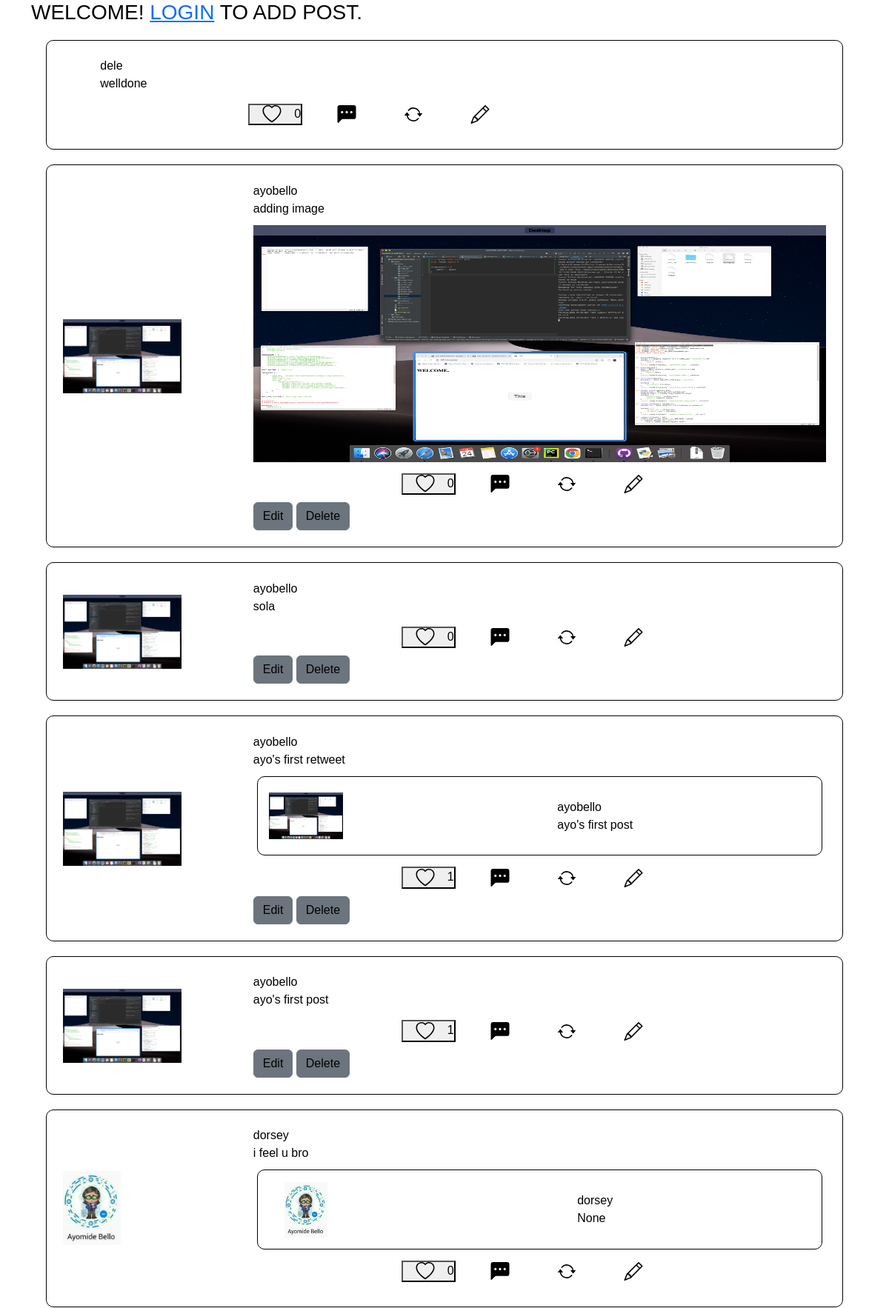
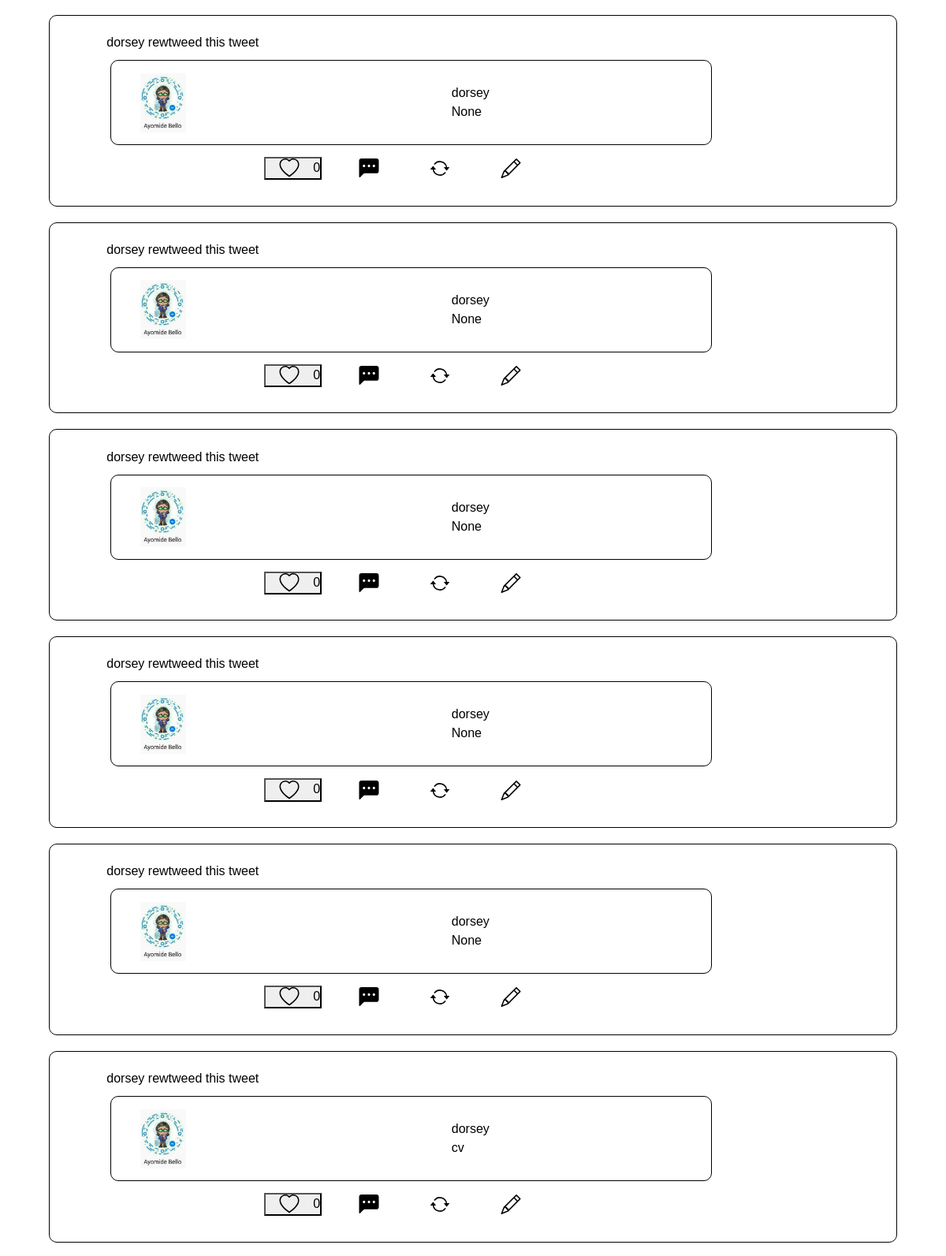
/ (signed in, upper part), run on the app's committed database (2 pictures, top to bottom).
### blog/models.py (models this page shows, shortened)
class Post(models.Model):
    author = models.ForeignKey(settings.AUTH_USER_MODEL, on_delete=models.CASCADE)
    tweet = models.TextField(blank=True, null=True)
    parent = models.ForeignKey(
        "self", on_delete=models.CASCADE, related_name='parenttweet', null=True, blank=True)
    post_code =models.CharField(max_length=20, default=post_code())
    likes = models.ManyToManyField(settings.AUTH_USER_MODEL, related_name="post_likes")
    posted_date = models.DateTimeField(default=timezone.now)
    image = models.ImageField(blank=True, upload_to="Post/")
    retweeted = models.BooleanField(default=False, blank=True, null=True)
    def quote(self):
        return reverse("blog:quote_post", kwargs={
            'pk': self.pk,
        })
    def retweet(self):
        return reverse("blog:retweet_post", kwargs={
            'pk':self.pk,
        })
    def total_likes(self):
        return self.likes.count()
    def get_url(self):
        return reverse("blog:post", kwargs={
            'pk': self.pk,
            'ref':self.post_code
        })
    def edit_url(self):
        return reverse("blog:edit_post", kwargs={
            'pk': self.pk,
        })
    def delete_url(self):
        return reverse("blog:delete_post", kwargs={
            'pk': self.pk,
        })

### users/models.py (models this page shows, shortened)
class UserProfile(models.Model):
    person = models.OneToOneField(settings.AUTH_USER_MODEL, related_name="profile", on_delete=models.CASCADE,  blank=True, null=True)
    profile_pic = models.ImageField(blank=True, upload_to="Profile/")
    bio = models.CharField(max_length=300, blank=True)
    following = models.ManyToManyField(settings.AUTH_USER_MODEL, symmetrical=False, related_name="following", blank=True)
    followers = models.ManyToManyField(settings.AUTH_USER_MODEL, symmetrical=False, related_name="followers", blank=True)
    profile_id = models.IntegerField(blank=True, null=True)
    tag = models.CharField(max_length=150, blank=True, null=True)

### blog/views.py (the view)
# urls.py: path('', Home.as_view(), name="home"),
class Home(View):
    def get(self, *args, **kwargs):
        posts = Post.objects.order_by('-posted_date')
        context = {
            'posts':posts
        }
        return render(self.request, 'blog/home.html', context)

### templates/blog/home.html (shortened to what this page needs)
{% extends 'base.html' %}
{% load static %}
{% block body %}
<h3>WELCOME! <a href="{% url 'user:login' %}">LOGIN</a> TO ADD POST.</h3>
{% for post in posts %}
{% if not post.retweeted %}
<article>
{% if post.author.profile.profile_pic %}
    <img src="{{ post.author.profile.profile_pic.url }}" alt="NO IMAGE" class="img-rounded">
{% endif %}
    <div id="tweet">
        <a href="{% url 'user:profile' pk=post.author.pk %}">{{ post.author }}</a>
        <br>
        <a href="{{ post.get_url }}">
            {{ post.tweet }}
        </a>
        {% if post.image %}
        <div class="image">
            <img src="{{ post.image.url }}" alt="">
        </div>
        {% endif %}
        <div class="actions">
            <form method="post" action="{% url 'blog:like' %}">
                <button name="post_id" value="{{ post.id }}" type="submit">{{ post.total_likes }}</button>
            </form>
            <a href="{{ post.get_url }}"></a>
            <a href="{{ post.retweet }}">
            </a>
            <a href="{{ post.quote }}">
            </a>
        </div>
        {% if request.user == post.author %}
        <button class="primaryAction btn btn-secondary"><a href="{{ post.edit_url }}">Edit</a></button> <button class="primaryAction btn btn-secondary"><a href="{{ post.delete_url }}">Delete</a></button>
        {% endif %}
    </div>
</article>
{% else %}
{% if post.retweeted %}
    {% if post.tweet %}
    <article>
    {% if post.author.profile.profile_pic %}
        <img src="{{ post.author.profile.profile_pic.url }}" alt="" class="img-rounded">
    {% endif %}
    <div id="tweet">
        <a href="{% url 'user:profile' pk=post.author.pk %}">{{ post.author }}</a>
        <br>
        <a href="{{ post.get_url }}">
            {{ post.tweet }}
        </a>
            <div class="retweet">
                {% if post.parent.author.profile.profile_pic %}
                    <img src="{{ post.parent.author.profile.profile_pic.url }}" alt="" class="img-rounded">
                {% endif %}
                <div id="tweet">
                    <a href="{% url 'user:profile' pk=post.parent.author.pk %}">{{ post.parent.author }}</a>
                    <br>
                    <a href="{{ post.parent.get_url }}">
                        {{ post.parent.tweet }}
                    </a>
                </div>
            <br>
            </div>
        <div class="actions">
            <form method="post" action="{% url 'blog:like' %}">
                <button name="post_id" value="{{ post.id }}" type="submit">{{ post.total_likes }}</button>
            </form>
            <a href="{{ post.get_url }}"></a>
            <a href="{{ post.retweet }}">
            </a>
            <a href="{{ post.quote }}">
            </a>
        </div>
        {% if request.user == post.author %}
        <button class="primaryAction btn btn-secondary"><a href="{{ post.edit_url }}">Edit</a></button> <button class="primaryAction btn btn-secondary"><a href="{{ post.delete_url }}">Delete</a></button>
        {% endif %}
    </div>
</article>
{% else %}
    <article>
    <div id="tweet">
        <a href="{% url 'user:profile' pk=post.author.pk %}">{{ post.author }}</a> rewtweed this tweet
        <br>
            <div class="retweet">
                {% if post.parent.author.profile.profile_pic %}
                    <img src="{{ post.parent.author.profile.profile_pic.url }}" alt="" class="img-rounded">
                {% endif %}
                <div id="tweet">
                    <a href="{% url 'user:profile' pk=post.parent.author.pk %}">{{ post.parent.author }}</a>
                    <br>
                    <a href="{{ post.parent.tweet.get_url }}">
                        {{ post.parent.tweet }}
                    </a>
                </div>
            <br>
            </div>
        <div class="actions">
            <form method="post" action="{% url 'blog:like' %}">
                <button name="post_id" value="{{ post.id }}" type="submit">{{ post.total_likes }}</button>
            </form>
            <a href="{{ post.get_url }}"></a>
            <a href="{{ post.retweet }}">
            </a>
            <a href="{{ post.quote }}">
            </a>
        </div>
    </div>
</article>
{% endif %}
{% endif %}
{% endif %}
{% endfor %}
{% endblock body %}

### templates/base.html (style rules this page uses)
* { box-sizing: border-box; margin: 0; padding: 0; }
body { background-color: rgb(119, 118, 118)19, 118, 118; font-family: Arial, Helvetica, sans-serif; text-decoration: none; color: black; }
article { margin: 20px 20px; border: 0.2px solid black; padding: 2%; border-radius: 10px; display: flex; justify-content: space-between; align-items: center; }
article img { width: auto; height: 100px; object-position: center; object-fit: contain; }
article a { list-style: none; text-decoration: none; color: black; }
#tweet { margin-left: 50px; display: block; }
#tweet .image { width: 100%; height: 40vh; margin-top: 10px; }
#tweet .image img { width: 100%; max-width: 100%; max-height: 100%; height: 100%; object-position: center; object-fit: fill; }
#tweet .actions { display: flex; justify-content: space-evenly; align-items: center; margin: 15px 200px 10px 200px; }
#tweet .actions form { margin-right: 30px; }
#tweet .actions a { margin-right: 30px; }
.retweet { margin: 10px 5px; border: 0.2px solid black; padding: 2%; border-radius: 10px; display: flex; justify-content: space-between; align-items: center; }
.retweet img { width: 100px; height: 75px; object-position: center; object-fit: contain; }
.retweet a { list-style: none; text-decoration: none; color: black; }

### data on the page
Post: author "dele", tweet "welldone", total_likes "0"
Post: author.profile.profile_pic (picture), author "ayobello", tweet "adding image", image (picture), total_likes "0"
Post: author.profile.profile_pic (picture), author "ayobello", tweet "sola", total_likes "0"
Post: author.profile.profile_pic (picture), author "ayobello", tweet "ayo's first retweet", parent.author.profile.profile_pic (picture), parent.author "ayobello", parent.tweet "ayo's first post", total_likes "1"
Post: author.profile.profile_pic (picture), author "ayobello", tweet "ayo's first post", total_likes "1"
Post: author.profile.profile_pic (picture), author "dorsey", tweet "i feel u bro", parent.author.profile.profile_pic (picture), parent.author "dorsey", parent.tweet "None", total_likes "0"
Post: author "dorsey", parent.author.profile.profile_pic (picture), parent.author "dorsey", parent.tweet "None", total_likes "0"
Post: author "dorsey", parent.author.profile.profile_pic (picture), parent.author "dorsey", parent.tweet "None", total_likes "0"
Post: author "dorsey", parent.author.profile.profile_pic (picture), parent.author "dorsey", parent.tweet "None", total_likes "0"
Post: author "dorsey", parent.author.profile.profile_pic (picture), parent.author "dorsey", parent.tweet "None", total_likes "0"
Post: author "dorsey", parent.author.profile.profile_pic (picture), parent.author "dorsey", parent.tweet "None", total_likes "0"
Post: author "dorsey", parent.author.profile.profile_pic (picture), parent.author "dorsey", parent.tweet "cv", total_likes "0"
